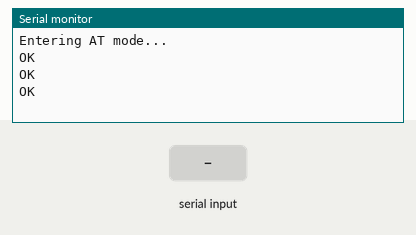
Recording of a sketch running on a simulated Arduino Uno, built with avr-gcc and run on an emulated ATmega328P. Shown: the last lines printed to the serial monitor. The test bench sets the inputs (shaded band). The modem accepts every AT command (registered, SIM ready, sends succeed) and sends nothing else.

Above: at 3.2 s.
3.3 s: "1" received over the second serial link
At 3.9 s:
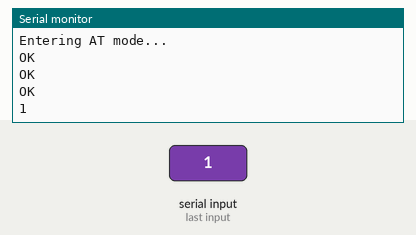
4.8 s: "0" received over the second serial link
At 6.2 s:
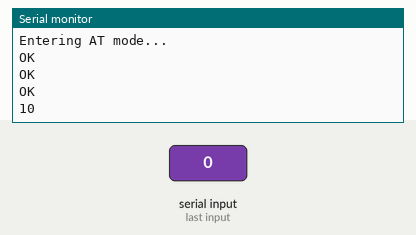

Measured:
- after the input at 3.3 s, the serial monitor: prints a new line at once (image 1)
- after the input at 4.8 s, the serial monitor: prints a new line at once (image 2)

The sketch:

Reader.ino
```cpp
#include <SoftwareSerial.h>

SoftwareSerial hc12(10, 11); // HC-12 TX to D10, RX to D11

void setup() {
  Serial.begin(9600);   // Serial Monitor baud rate
  hc12.begin(9600);     // HC-12 baud rate

  Serial.println("Entering AT mode...");
  delay(500); // Wait for HC-12 to stabilize

  // Send AT command to check connection
  hc12.println("AT");
  delay(500);

  // Set frequency to 434.2 MHz
  hc12.println("AT+C042"); // HC-12 frequency command (434.2 MHz is C042)
  delay(500);

  // Check current frequency
  hc12.println("AT+RX");
  delay(500);
}

void loop() {
  while (hc12.available()) {
    Serial.write(hc12.read()); // Print HC-12 response
  }
  while (Serial.available()) {
    hc12.write(Serial.read()); // Send user input to HC-12
  }
}
```
